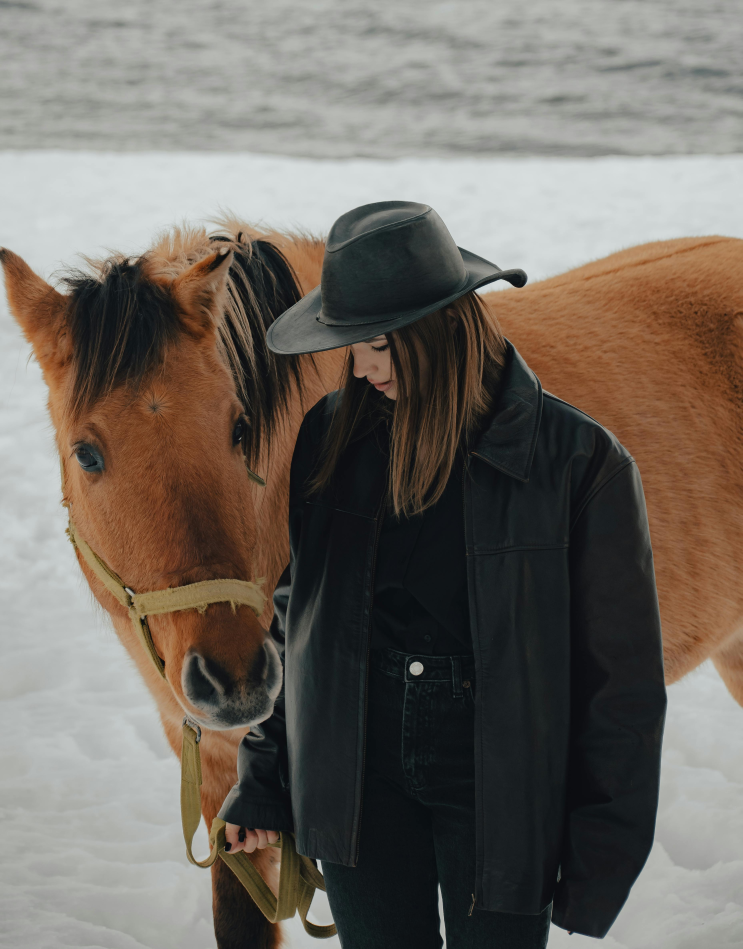
#> input picture 1.jpg, 3712 x 4744 px (shown at 1/5 size)
$ python 'working with images.py'
#> lines starting #> are read from the running program, lines starting #| are printed output that depends on the picture
import cv2


img = cv2.imread('1.jpg')
#> img is the input picture: shape (4744, 3712, 3); mean B, G, R 98.1, 105.8, 112.7

# resizing
wide = 400
f = float(wide) / img.shape[1]
#> f = 0.108
new_size = (wide, int(img.shape[0]*f))
#> new_size = (400, 511)
new_img = cv2.resize(img, new_size, interpolation=cv2.INTER_AREA)
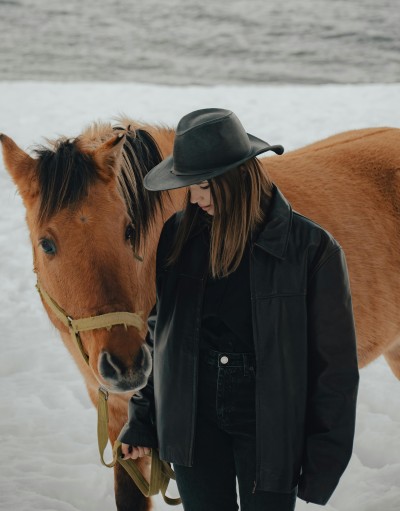
#> new_img: shape (511, 400, 3); mean B, G, R 98.1, 105.8, 112.7
cv2.imshow('original', new_img)

gray_image = cv2.cvtColor(new_img, cv2.COLOR_BGR2GRAY)
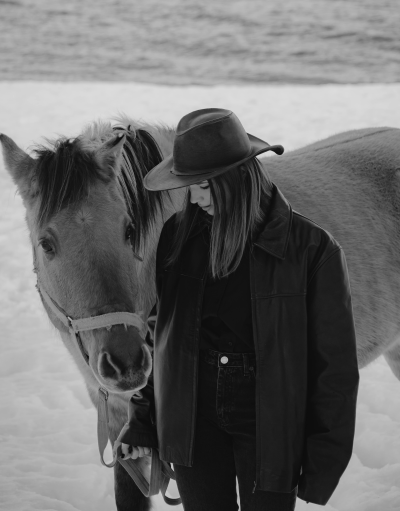
#> gray_image: shape (511, 400); min 11, max 220, mean 107

# drawing
cv2.rectangle(new_img, (170,75),(270,250),(0,255,0),5)
cv2.rectangle(new_img,(10,100),(160,400),(255,0,0),5)


# text
cv2.putText(new_img, 'Horse', (10,70), cv2.FONT_HERSHEY_COMPLEX_SMALL, 2, (255, 0, 0), 5)
cv2.putText(new_img, 'Gerl', (165,50), cv2.FONT_HERSHEY_COMPLEX_SMALL, 2, (0, 255, 0), 5)
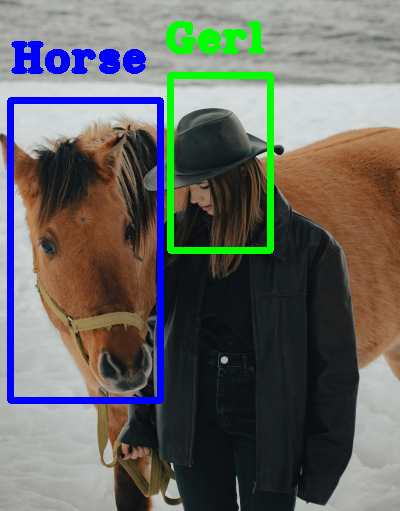
#> new_img: shape (511, 400, 3); mean B, G, R 99.4, 102.8, 102.6

# save image
cv2.imwrite('girl and horse.jpg', new_img)


cv2.imshow('image', new_img)
cv2.imshow('image-2', gray_image)

cv2.waitKey(0)
cv2.destroyAllWindows()
